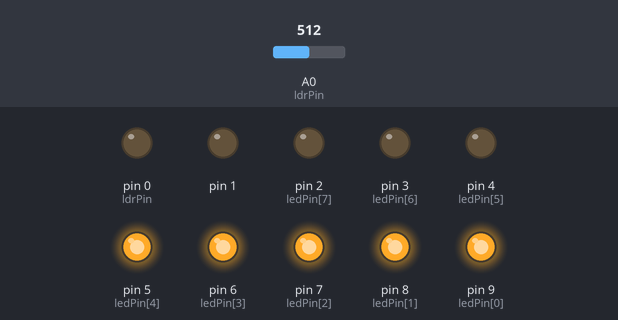
This sketch was run on a simulated Arduino Uno, built with avr-gcc and run on an emulated ATmega328P. On the bench: output pins drawn as LEDs (lit = HIGH). The test bench sets the inputs (shaded band); at power-on: A0 (ldrPin) = 512.

Above: at 1.2 s.
1.3 s: A0 (ldrPin) set to 592
2.8 s: A0 (ldrPin) set to 611
At 4.0 s:
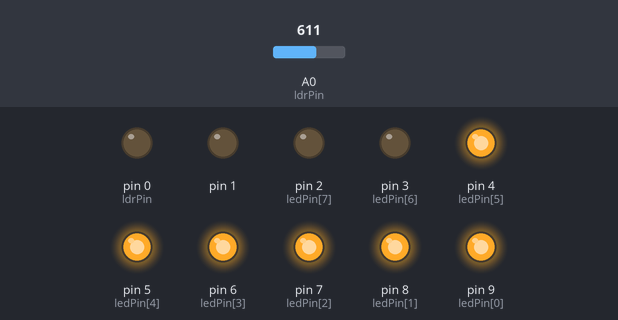
4.3 s: A0 (ldrPin) set to 716
At 5.3 s:
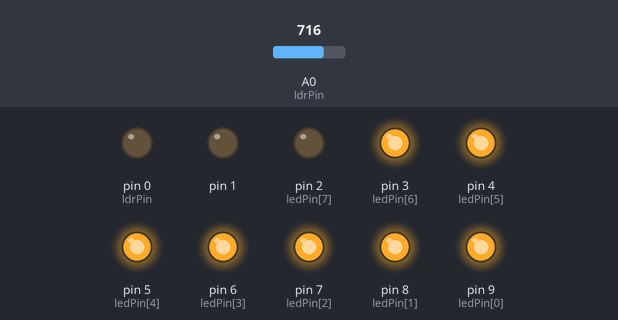
5.8 s: A0 (ldrPin) set to 793
7.3 s: A0 (ldrPin) set to 818
At 7.6 s:
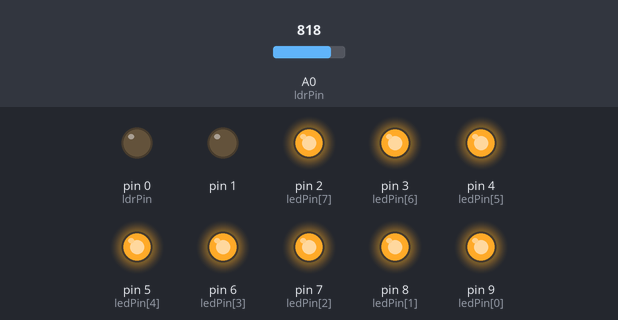
8.8 s: A0 (ldrPin) set to 511
At 9.9 s:
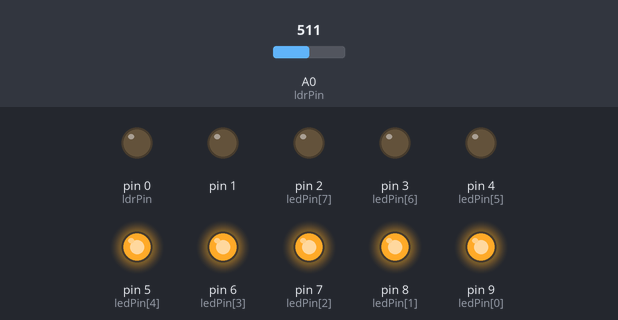
Timing chart, 0 to 11.3 s (numbered marks = the images above; inputs shaded):
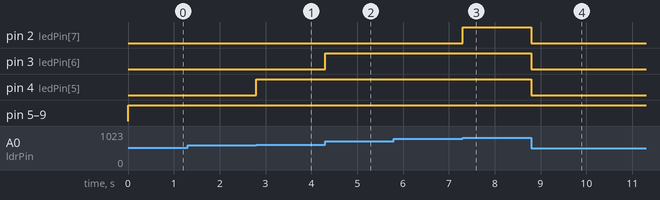

Measured:
- the behaviour switches between 599 and 600 on A0 (ldrPin) (found by bisection; images 0 and 1)
- the behaviour switches between 799 and 800 on A0 (ldrPin) (found by bisection; images 2 and 3)
- after the input at 1.3 s, every drawn part: stays the same
- after the input at 2.8 s, pin 4 (ledPin[5]): LOW → HIGH at once
- after the input at 4.3 s, pin 3 (ledPin[6]): LOW → HIGH at once
- after the input at 5.8 s, every drawn part: stays the same
- after the input at 7.3 s, pin 2 (ledPin[7]): LOW → HIGH at once
- after the input at 8.8 s, pin 2 (ledPin[7]), pin 3 (ledPin[6]), pin 4 (ledPin[5]): HIGH → LOW at once

The sketch:

Sensor_de_luz_com_10_leds.ino
```cpp
int ledPin[] = {9,8,7,6,5,4,3,2};
int ldrPin = 0;
int ldrValue = 0;
int normvalue = 0;
void setup() {
  for(int i = 0;i<10;i++){
    pinMode(ledPin[i], OUTPUT);
  }
}

void loop() {
  ldrValue = (analogRead(ldrPin));


  for(int i = 0; i<10; i++){
    if(normaliza(ldrValue)>i)
      digitalWrite(ledPin[i], HIGH);
    else
      digitalWrite(ledPin[i], LOW);
  }
}

int normaliza(int valor){
  return (valor/100);
}
```
